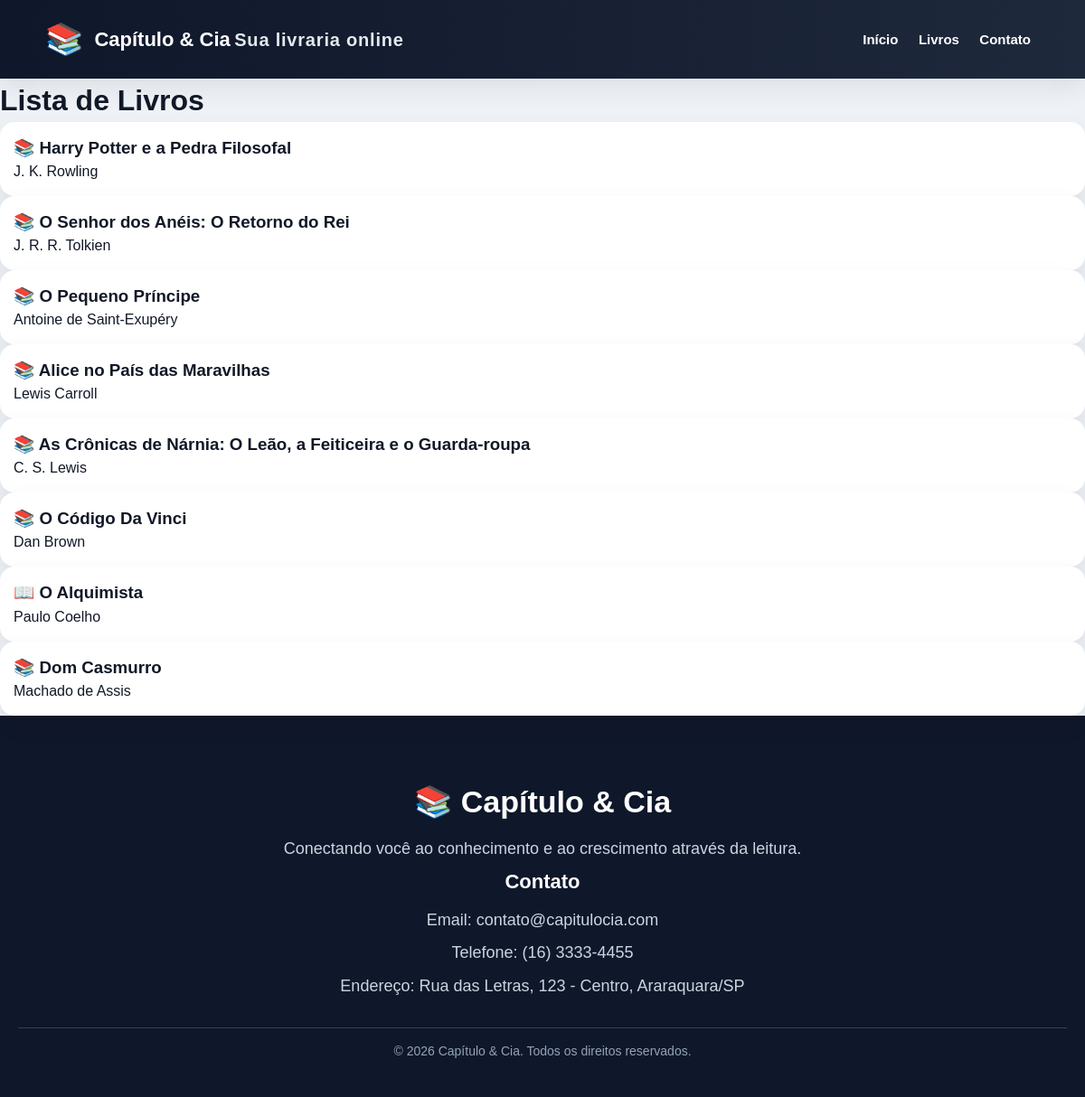
Screenshot of /livros/ with the database file from the repository.
### cadastro/models.py (models this page shows, shortened)
class Livro(models.Model):
    titulo = models.CharField(max_length=255)
    descricao = models.TextField(blank=True, null=True)
    autor = models.ForeignKey(
        Autor,
        on_delete=models.PROTECT,
        null=True,
        blank=True
    )
    categoria = models.ForeignKey(
        Categoria,
        on_delete=models.SET_NULL,
        null=True,
        blank=True
    )
    ano_publicacao = models.PositiveIntegerField()
    editora = models.ForeignKey(Editora, on_delete=models.PROTECT)
    codigo = models.PositiveIntegerField(unique=True)
    quantidade_total = models.PositiveIntegerField()
    quantidade_disponivel = models.PositiveIntegerField()
    localizacao = models.CharField(max_length=20)
    idioma = models.CharField(max_length=20)
    imagem = models.ImageField(upload_to='livros/', blank=True, null=True)
    preco = models.DecimalField(max_digits=6, decimal_places=2, null=True, blank=True)

class Autor(models.Model):
    nome = models.CharField(max_length=100)

### cadastro/views.py (the view)
# urls.py: path('livros/', views.lista_livros, name='lista_livros'),
def lista_livros(request):
    livros = filtrar_livros(request)
    return render(request, "livros.html", {
        "livros": livros
    })

### cadastro/views.py (called while the page is built)
def filtrar_livros(request):
    busca = request.GET.get('busca')
    livros = Livro.objects.all()
    if busca:
        livros = livros.filter(titulo__icontains=busca)
    return livros

### templates/livros.html
{% extends "base.html" %}
{% block body %}
<h1>Lista de Livros</h1>
<div class="grid">
    {% for livro in livros %}
        <div class="card">
            <h3>{{ livro.titulo }}</h3>
            <p>{{ livro.autor.nome }}</p>
        </div>
    {% endfor %}
</div>
{% endblock %}

### templates/base.html (shortened to what this page needs)
{% load static %}
<!DOCTYPE html>
<html lang="pt-BR">
<head>
    <link rel="stylesheet" href="{% static 'css/style.css' %}">
</head>
<body>
<header class="header">
    <div class="container header-content">
        <div class="logo">
            <span class="logo-icon">📚</span>
            <div>
                <strong>Capítulo & Cia</strong>
                <span class="sub-logo">Sua livraria online</span>
            </div>
        </div>
        <nav class="nav">
            <a href="{% url 'home' %}">Início</a>
            <a href="{% url 'lista_livros' %}">Livros</a>
            <a href="#contato">Contato</a>
        </nav>
    </div>
</header>
<main class="main-content">
    {% block body %}
    {% endblock %}
</main>
<footer class="footer">
    <div class="container footer-grid">
        <div class="footer-box">
            <h3>📚 Capítulo & Cia</h3>
            <p>
                Conectando você ao conhecimento e ao crescimento através da leitura.
            </p>
        </div>
        <div class="footer-box" id="contato">
            <h4>Contato</h4>
            <p>Email: contato@capitulocia.com</p>
            <p>Telefone: (16) 3333-4455</p>
            <p>Endereço: Rua das Letras, 123 - Centro, Araraquara/SP</p>
        </div>
    </div>
    <div class="footer-bottom">
        <p>© 2026 Capítulo & Cia. Todos os direitos reservados.</p>
    </div>
</footer>
</body>
</html>

### static/css/style.css (style rules this page uses)
* { margin: 0; padding: 0; box-sizing: border-box; }
:root { --primary: #4f46e5; --primary-dark: #4338ca; --dark: #0f172a; --dark-2: #1e293b; --light: #eef2f7; --text: #111827; --gray: #6b7280; --white: #ffffff; --shadow: 0 10px 25px rgba(0,0,0,0.08); }
body { font-family: 'Poppins', sans-serif; background: var(--light); color: var(--text); line-height: 1.5; }
a { text-decoration: none; }
.container { max-width: 1200px; margin: auto; padding: 0 20px; }
.header { background: linear-gradient(90deg, var(--dark), var(--dark-2)); color: white; padding: 18px 30px; box-shadow: var(--shadow); }
.header-content { display: flex; justify-content: space-between; align-items: center; padding-right: 30px; }
.logo { display: flex; align-items: center; gap: 12px; }
.logo-icon { font-size: 34px; }
.logo strong { font-size: 22px; color: #fff; }
.sub-logo { font-size: 20px; color: #f1f5f9; font-weight: 600; letter-spacing: 0.8px; opacity: 0.95; }
.header-content a { color: #ffffff; margin-left: 18px; font-weight: 600; font-size: 15px; transition: 0.3s; }
.card { position: relative; background: var(--white); border-radius: 16px; padding: 15px; box-shadow: var(--shadow); transition: 0.3s; }
.footer { background: #0f172a; color: #ffffff; padding: 70px 20px 40px; text-align: center; }
.footer { text-align: center; }
.footer-box p { font-size: 18px; line-height: 1.8; color: #cbd5e1; margin: 4px 0; }
.footer-box h3 { font-size: 34px; margin-bottom: 10px; }
.footer-box h4 { font-size: 22px; margin-bottom: 10px; }
.footer-box p { font-size: 18px; line-height: 1.8; color: #cbd5e1; }
.footer-bottom { margin-top: 30px; font-size: 14px; color: #94a3b8; border-top: 1px solid #334155; padding-top: 15px; }

### rows the page displays
Livro: titulo "📚 Harry Potter e a Pedra Filosofal", autor.nome "J. K. Rowling"
Livro: titulo "📚 O Senhor dos Anéis: O Retorno do Rei", autor.nome "J. R. R. Tolkien"
Livro: titulo "📚 O Pequeno Príncipe", autor.nome "Antoine de Saint-Exupéry"
Livro: titulo "📚 Alice no País das Maravilhas", autor.nome "Lewis Carroll"
Livro: titulo "📚 As Crônicas de Nárnia: O Leão, a Feiticeira e o Guarda-roupa", autor.nome "C. S. Lewis"
Livro: titulo "📚 O Código Da Vinci", autor.nome "Dan Brown"
Livro: titulo "📖 O Alquimista", autor.nome "Paulo Coelho"
Livro: titulo "📚 Dom Casmurro", autor.nome "Machado de Assis"
